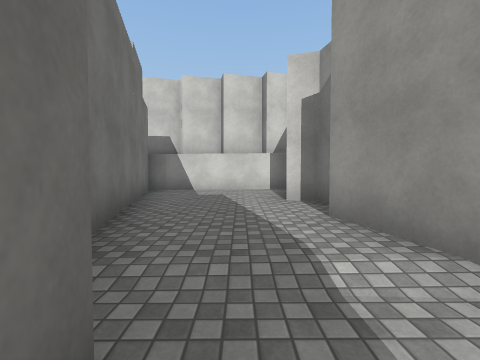
View 1 (above)

16 first-person views from a walk through a Unity game level. The camera is 1.3 m above the floor, tilts 2° down and sees 90° across. The floor is counted in squares, 2 m on a side. Each view is taken from the middle of a square. On the plan, view 1 faces up. The plan holds only what a view shows up to about 9 squares ahead; the rest is blank. The place goes on beyond the plan. The player character is not drawn. Surface patterns are stand-ins for the level's own textures.

View 2
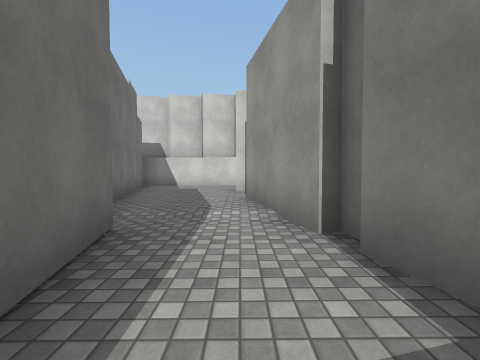

View 3
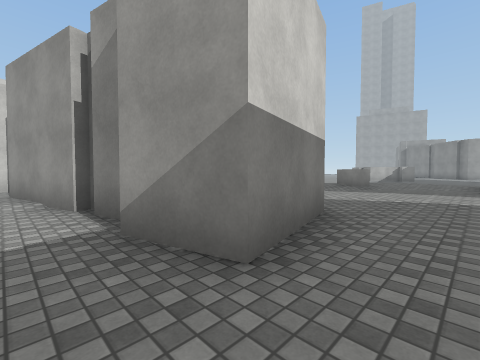

View 4
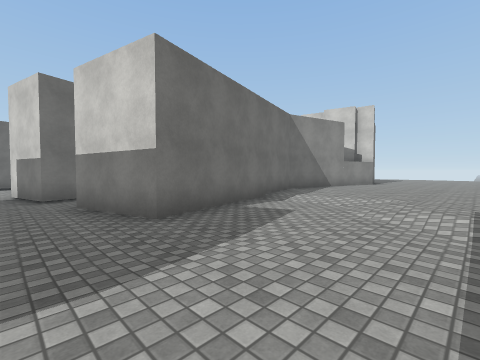

View 5
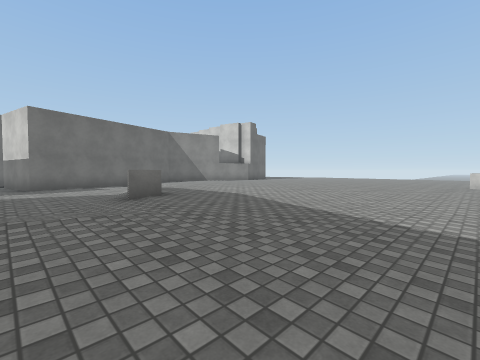

View 6
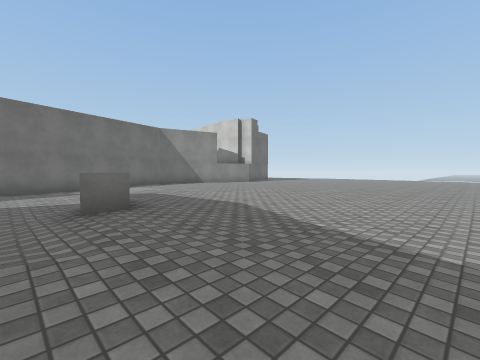

View 7
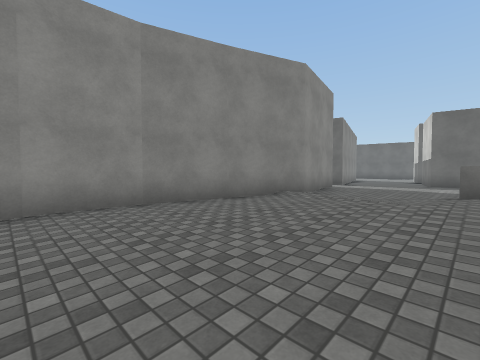

View 8
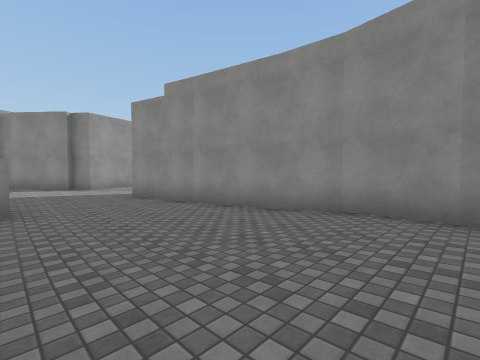

View 9
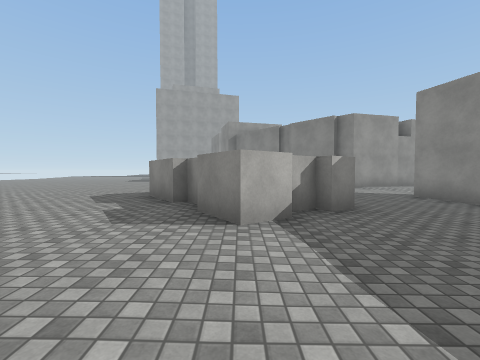

View 10
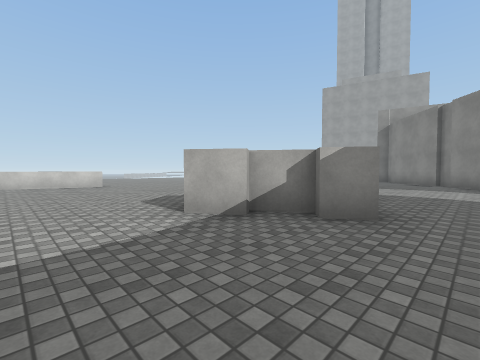

View 11
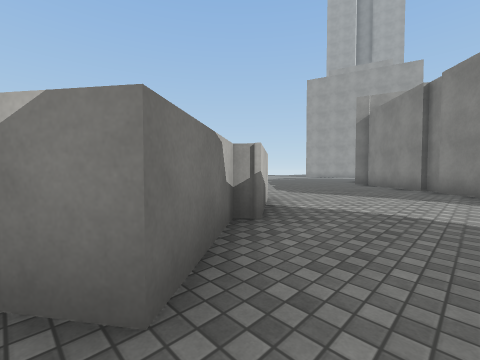

View 12
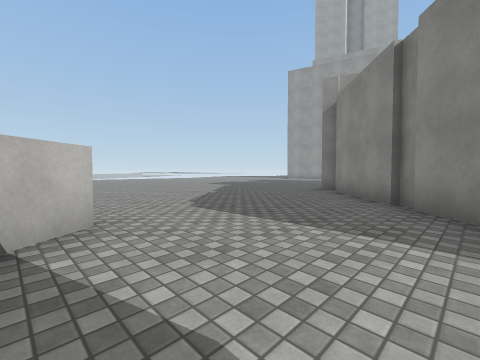

View 13
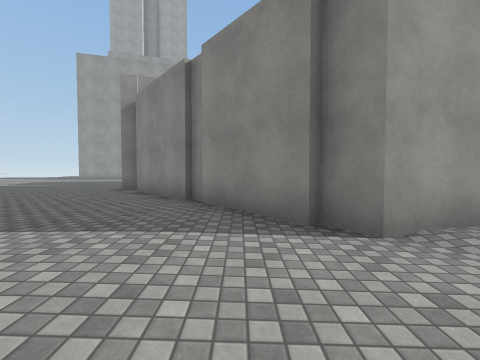

View 14
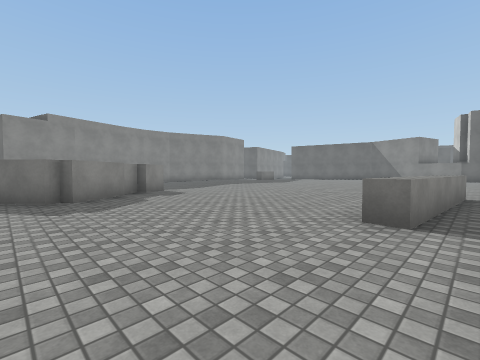

View 15
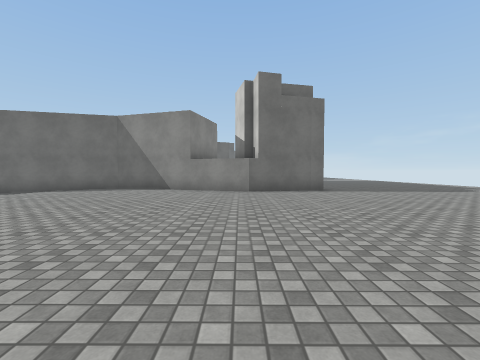

View 16
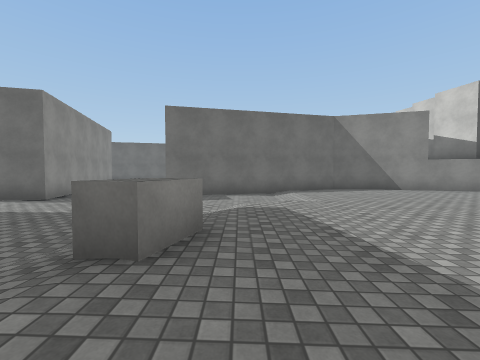

### Floor plan
Key: @ floor where view 1 was taken; # wall or solid block; . main floor; - floor 0.25 m lower than the main floor; _ floor 0.5 m lower than the main floor; / step, stairs or slope; ^ raised ledge.
Columns run from 3 left of view 1 to 31 right of it. Each row starts with its distance up from view 1.
  9        #.............-------
  8 #####  #..........^^^^-------
  7 #...# ##............----------
  6 #.... #.............-----------  ..
  5 #-..###............----.--------...
  4 ##-..##...........----........---..
  3  #-..##..........-----..#..........
  2  #--.##.........-------###........
  1  ##--##---/......----#####......##
  0   #@-###--//......----###......##
 -1   ##-###--.-/^....-----#--....##
 -2    #-###--..--/...---------..##
 -3   ##------...-/...----_-----##
 -4   --------..../...--____-#-/#
 -5         --.######---_#####/.#
 -6       ####      ######

Where each view was taken, in squares from view 1:
view 1: 0 up, 0 right, facing up
view 2: 2 down, 1 right, facing up
view 3: 4 down, 1 right, facing up-right
view 4: 4 down, 8 right, facing up-left
view 5: 3 down, 15 right, facing up-left
view 6: 2 down, 14 right, facing up-left
view 7: 1 down, 16 right, facing down-left
view 8: 1 down, 14 right, facing down-right
view 9: 1 up, 15 right, facing right
view 10: 2 down, 16 right, facing up-right
view 11: 2 down, 19 right, facing up-right
view 12: 2 down, 22 right, facing up-right
view 13: 2 down, 22 right, facing right
view 14: 9 up, 22 right, facing down-left
view 15: 8 up, 12 right, facing left
view 16: 0 up, 12 right, facing left
